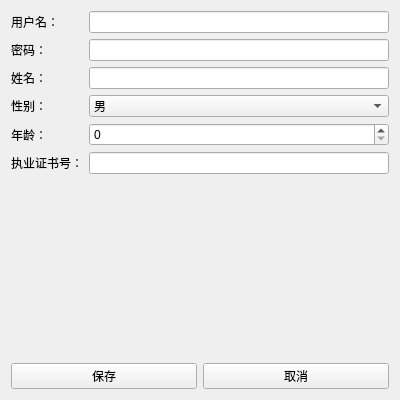
<?xml version="1.0" encoding="UTF-8"?>
<ui version="4.0">
 <class>DoctorEditView</class>
 <widget class="QWidget" name="DoctorEditView">
  <property name="geometry">
   <rect>
    <x>0</x>
    <y>0</y>
    <width>400</width>
    <height>400</height>
   </rect>
  </property>
  <property name="windowTitle">
   <string>编辑医生信息</string>
  </property>
  <layout class="QVBoxLayout" name="verticalLayout">
   <item>
    <layout class="QFormLayout" name="formLayout">
     <item row="0" column="0">
      <widget class="QLabel" name="labelUsername">
       <property name="text">
        <string>用户名：</string>
       </property>
      </widget>
     </item>
     <item row="0" column="1">
      <widget class="QLineEdit" name="txtUsername"/>
     </item>
     <item row="1" column="0">
      <widget class="QLabel" name="labelPassword">
       <property name="text">
        <string>密码：</string>
       </property>
      </widget>
     </item>
     <item row="1" column="1">
      <widget class="QLineEdit" name="txtPassword">
       <property name="echoMode">
        <enum>QLineEdit::EchoMode::Password</enum>
       </property>
      </widget>
     </item>
     <item row="2" column="0">
      <widget class="QLabel" name="labelName">
       <property name="text">
        <string>姓名：</string>
       </property>
      </widget>
     </item>
     <item row="2" column="1">
      <widget class="QLineEdit" name="txtName"/>
     </item>
     <item row="3" column="0">
      <widget class="QLabel" name="labelGender">
       <property name="text">
        <string>性别：</string>
       </property>
      </widget>
     </item>
     <item row="4" column="0">
      <widget class="QLabel" name="labelAge">
       <property name="text">
        <string>年龄：</string>
       </property>
      </widget>
     </item>
     <item row="4" column="1">
      <widget class="QSpinBox" name="spinAge"/>
     </item>
     <item row="5" column="0">
      <widget class="QLabel" name="labelLicense">
       <property name="text">
        <string>执业证书号：</string>
       </property>
      </widget>
     </item>
     <item row="5" column="1">
      <widget class="QLineEdit" name="txtLicense"/>
     </item>
     <item row="3" column="1">
      <widget class="QComboBox" name="cbGender">
       <item>
        <property name="text">
         <string>男</string>
        </property>
       </item>
       <item>
        <property name="text">
         <string>女</string>
        </property>
       </item>
      </widget>
     </item>
    </layout>
   </item>
   <item>
    <layout class="QHBoxLayout" name="horizontalLayout">
     <item>
      <widget class="QPushButton" name="btnSave">
       <property name="text">
        <string>保存</string>
       </property>
      </widget>
     </item>
     <item>
      <widget class="QPushButton" name="btnCancel">
       <property name="text">
        <string>取消</string>
       </property>
      </widget>
     </item>
    </layout>
   </item>
  </layout>
 </widget>
 <resources/>
 <connections/>
</ui>
